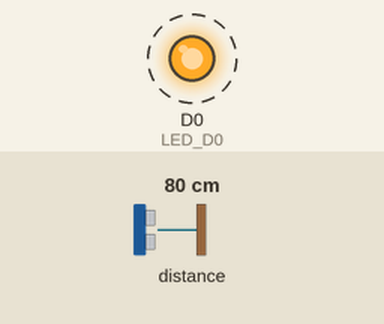
Simulated run of this sketch. Board: ESP8266 (NodeMCU). Shown: output pins drawn as LEDs (lit = HIGH). Wiring (inferred from the names in the program): ultrasonic range finder: trigger D4; echo D3. Dashed ring = blinking. The inputs (shaded band) are chosen by the test bench; at power-on: distance to the obstacle 80 cm. The echo pulse lasts 58.3 µs per cm; pins used as bus, display or sensor lines are not drawn; what the sketch prints to the serial monitor is not drawn.

Above: at 0.05 s.
Timing chart, 0 to 3.0 s (numbered marks = the images above):
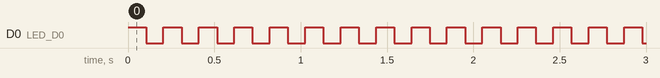

The sketch:

sketch_dec08a_Ultrasonic_HC-SR04.ino
```cpp
// defines pins numbers

const int trigPin = D4;  //D4
const int echoPin = D3;  //D3

// defines variables
long duration;
int distance;

void setup() {
pinMode(trigPin, OUTPUT); // Sets the trigPin as an Output
pinMode(echoPin, INPUT); // Sets the echoPin as an Input
pinMode(D0, OUTPUT); // LED D0
Serial.begin(115200); // Starts the serial communication
}

void loop() {

//verify code running by using D0 LED
digitalWrite(D0, HIGH);

// Clears the trigPin
digitalWrite(trigPin, LOW);
delayMicroseconds(2);

// Sets the trigPin on HIGH state for 10 micro seconds
digitalWrite(trigPin, HIGH);
delayMicroseconds(10);
digitalWrite(trigPin, LOW);

// Reads the echoPin, returns the sound wave travel time in microseconds
duration = pulseIn(echoPin, HIGH);

// Calculating the distance
distance= duration*0.034/2;
// Prints the distance on the Serial Monitor
Serial.print("Distance: ");
Serial.println(distance);
delay(100);

//verify code running by using D0 LED
digitalWrite(D0, LOW);
delay(100);
}
```

Measured:
- by itself, D0 (LED_D0): alternates HIGH for 0.11 s and LOW for 0.10 s
- by itself, everything shown: repeats every 5.7 s, in 28 steps
